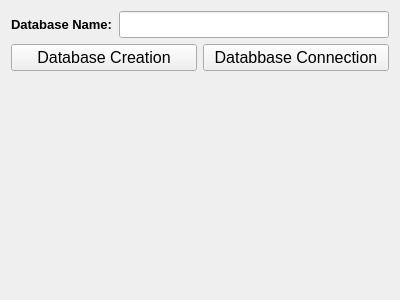
<?xml version="1.0" encoding="UTF-8"?>
<ui version="4.0">
 <class>Form</class>
 <widget class="QWidget" name="Form">
  <property name="geometry">
   <rect>
    <x>0</x>
    <y>0</y>
    <width>400</width>
    <height>300</height>
   </rect>
  </property>
  <property name="windowTitle">
   <string>Form</string>
  </property>
  <layout class="QVBoxLayout" name="verticalLayout">
   <item>
    <layout class="QHBoxLayout" name="horizontalLayout">
     <item>
      <widget class="QLabel" name="label">
       <property name="font">
        <font>
         <pointsize>10</pointsize>
         <weight>75</weight>
         <bold>true</bold>
        </font>
       </property>
       <property name="text">
        <string>Database Name:</string>
       </property>
      </widget>
     </item>
     <item>
      <widget class="QLineEdit" name="lineEdit">
       <property name="font">
        <font>
         <pointsize>12</pointsize>
        </font>
       </property>
      </widget>
     </item>
    </layout>
   </item>
   <item>
    <layout class="QHBoxLayout" name="horizontalLayout_2">
     <item>
      <widget class="QPushButton" name="dbCreate">
       <property name="font">
        <font>
         <pointsize>12</pointsize>
        </font>
       </property>
       <property name="text">
        <string>Database Creation</string>
       </property>
      </widget>
     </item>
     <item>
      <widget class="QPushButton" name="dbConnection">
       <property name="font">
        <font>
         <pointsize>12</pointsize>
        </font>
       </property>
       <property name="text">
        <string>Databbase Connection</string>
       </property>
      </widget>
     </item>
    </layout>
   </item>
   <item>
    <widget class="QLabel" name="label_2">
     <property name="font">
      <font>
       <pointsize>14</pointsize>
       <weight>75</weight>
       <bold>true</bold>
      </font>
     </property>
     <property name="text">
      <string/>
     </property>
    </widget>
   </item>
  </layout>
 </widget>
 <resources/>
 <connections/>
</ui>
